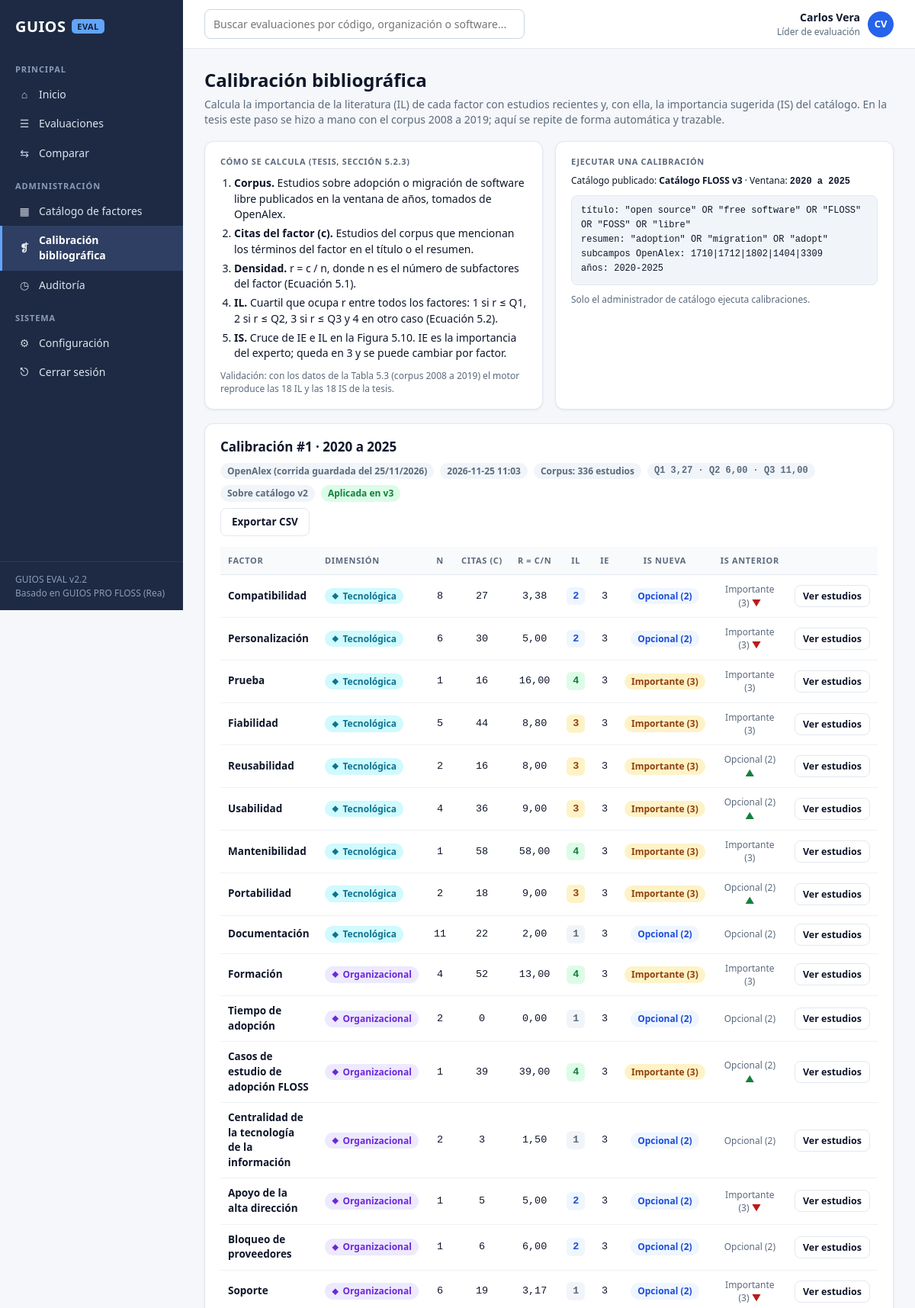
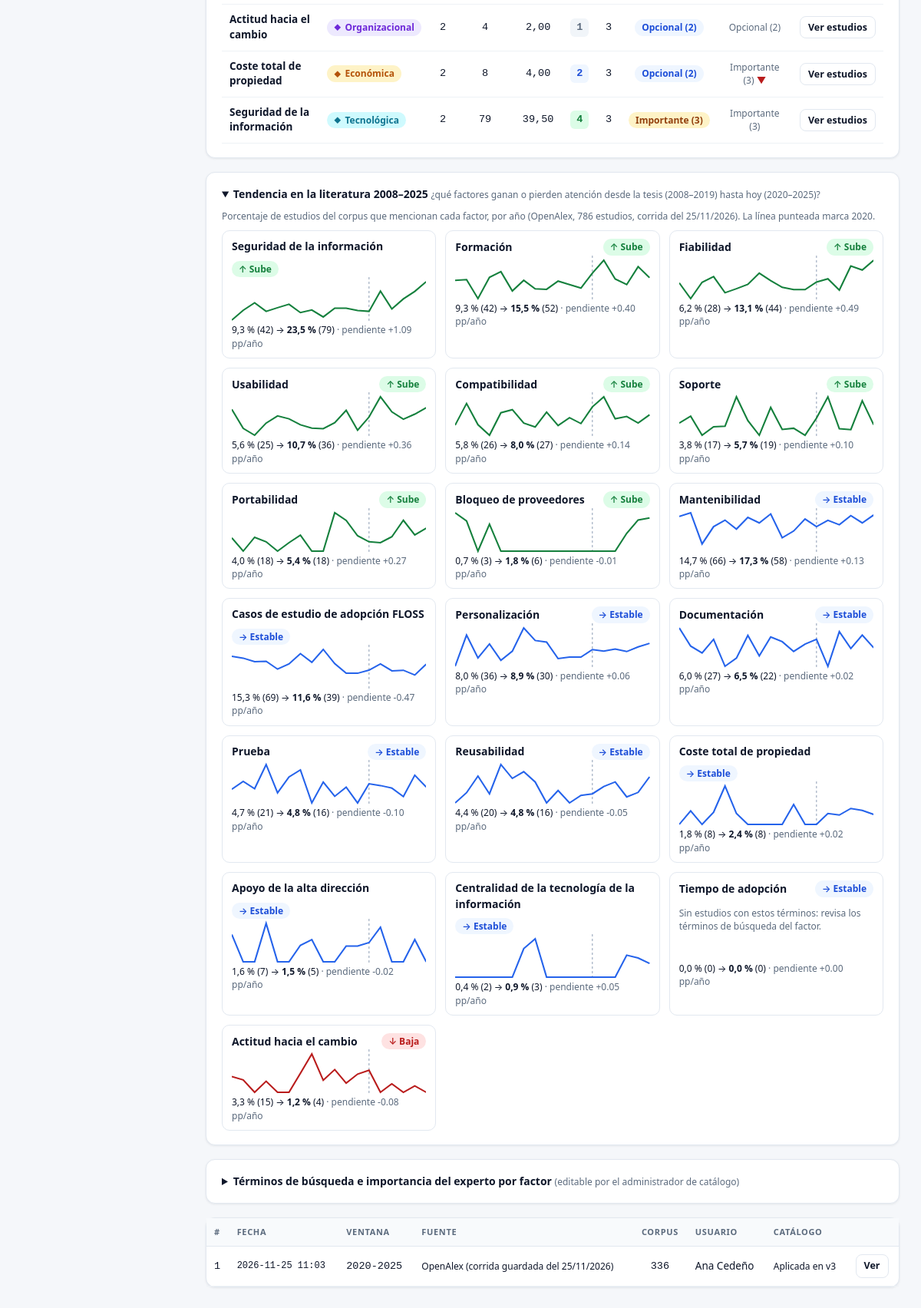
The app's page /literatura (signed in) with its own data (2 pictures, top to bottom).
### tables this page shows
CREATE TABLE usuarios (
  id INTEGER PRIMARY KEY AUTOINCREMENT,
  nombre TEXT NOT NULL,
  correo TEXT NOT NULL UNIQUE,
  clave TEXT NOT NULL,
  rol TEXT NOT NULL,
  activo INTEGER NOT NULL DEFAULT 1,
  creado TEXT NOT NULL
, foto TEXT, estado TEXT NOT NULL DEFAULT 'activo', rol_solicitado TEXT, cambiar_clave INTEGER NOT NULL DEFAULT 0, motivo_rechazo TEXT);

CREATE TABLE catalogos (
  id INTEGER PRIMARY KEY AUTOINCREMENT,
  nombre TEXT NOT NULL,
  version INTEGER NOT NULL,
  estado TEXT NOT NULL DEFAULT 'borrador',
  nota TEXT,
  creado TEXT NOT NULL,
  publicado TEXT
);

CREATE TABLE configuracion (
  clave TEXT PRIMARY KEY,
  valor TEXT NOT NULL
);

CREATE TABLE calibraciones (
  id INTEGER PRIMARY KEY AUTOINCREMENT,
  fecha TEXT NOT NULL,
  usuario_id INTEGER REFERENCES usuarios(id),
  catalogo_id INTEGER REFERENCES catalogos(id),
  desde INTEGER NOT NULL,
  hasta INTEGER NOT NULL,
  fuente TEXT NOT NULL,
  corpus INTEGER,
  umbrales TEXT,
  resultado TEXT NOT NULL,
  aplicada_en INTEGER REFERENCES catalogos(id)
);

CREATE TABLE factores (
  id INTEGER PRIMARY KEY AUTOINCREMENT,
  catalogo_id INTEGER NOT NULL REFERENCES catalogos(id) ON DELETE CASCADE,
  nombre TEXT NOT NULL,
  dimension TEXT NOT NULL,
  is_valor INTEGER NOT NULL,
  alcance TEXT NOT NULL,
  descripcion TEXT,
  activo INTEGER NOT NULL DEFAULT 1,
  orden INTEGER NOT NULL DEFAULT 0
, ie INTEGER, il INTEGER, citas INTEGER, calibracion_id INTEGER);

### guios/app.py (the view)
@app.route("/literatura")
@login_requerido()
def literatura_view():
    con = get_db()
    cat = catalogo_publicado(con)
    pers = terminos_personalizados(con)
    factores = []
    for f in con.execute("SELECT f.*, (SELECT COUNT(*) FROM subfactores s WHERE s.factor_id=f.id AND s.activo=1) n "
                         "FROM factores f WHERE f.catalogo_id=? AND f.activo=1 ORDER BY orden, id", (cat["id"],)):
        p = pers.get(f["nombre"])
        factores.append({"nombre": f["nombre"], "dimension": f["dimension"], "n": f["n"],
                         "terminos": p["terminos"] if p else literatura.terminos_de(f["nombre"]),
                         "ie": p["ie"] if p else (f["ie"] or 3), "is_actual": f["is_valor"]})
    corridas = con.execute("SELECT c.*, u.nombre usuario, k.version cat_version, a.version apl_version "
                           "FROM calibraciones c LEFT JOIN usuarios u ON u.id=c.usuario_id "
                           "LEFT JOIN catalogos k ON k.id=c.catalogo_id LEFT JOIN catalogos a ON a.id=c.aplicada_en "
                           "ORDER BY c.id DESC").fetchall()
    sel = request.args.get("c", type=int) or (corridas[0]["id"] if corridas else None)
    actual = None
    if sel:
        r = con.execute("SELECT c.*, k.version cat_version, a.version apl_version FROM calibraciones c "
                        "LEFT JOIN catalogos k ON k.id=c.catalogo_id LEFT JOIN catalogos a ON a.id=c.aplicada_en "
                        "WHERE c.id=?", (sel,)).fetchone()
        actual = cargar_calibracion(r) if r else None
    return render_template("literatura.html", cat=cat, factores=factores, corridas=corridas, actual=actual,
                           tendencia=datos_tendencia([f["nombre"] for f in factores]),
                           desde=db.config(con, "lit_desde", "2020"), hasta=db.config(con, "lit_hasta", "2025"),
                           gestiona=con_rol("admin_catalogo"), corpus_titulo=literatura.CORPUS_TITULO,
                           corpus_resumen=literatura.CORPUS_RESUMEN, subcampos=literatura.SUBCAMPOS)

### guios/app.py (called while the page is built)
def get_db():
    if "con" not in g:
        g.con = db.conectar()
    return g.con

@app.teardown_appcontext
def cerrar_db(exc):
    con = g.pop("con", None)
    if con is not None:
        con.close()

@app.before_request
def cargar_usuario():
    g.user = None
    uid = session.get("uid")
    if uid:
        g.user = get_db().execute("SELECT * FROM usuarios WHERE id=? AND activo=1", (uid,)).fetchone()
        session.permanent = True

@app.before_request
def proteger_cuenta():
    if not g.user or request.endpoint in LIBRES:
        return None
    if g.user["estado"] == "pendiente_aprobacion" and request.endpoint not in ("pendiente", "perfil_foto"):
        return redirect(url_for("pendiente"))
    if g.user["estado"] == "activo" and g.user["cambiar_clave"] and request.endpoint != "cambiar_clave":
        return redirect(url_for("cambiar_clave"))
    return None

def login_requerido(*roles):
    def deco(fn):
        @wraps(fn)
        def wrapper(*a, **kw):
            if g.user is None:
                return redirect(url_for("login", next=request.path))
            if roles and g.user["rol"] not in roles and g.user["rol"] != "admin":
                flash("Tu rol no tiene permiso para esta acción.", "error")
                return redirect(url_for("panel"))
            return fn(*a, **kw)
        return wrapper
    return deco

@app.context_processor
def globales():
    return {"ROLES": db.ROLES, "NOMBRE_ROL": dict(db.ROLES, sin_rol="Sin rol (pendiente)"),
            "ESTADOS": ESTADOS_EVAL, "DECISIONES": DECISIONES,
            "NIVELES": engine.NIVELES, "NIVELES_PS": engine.NIVELES_PS, "DIMENSIONES": DIMENSIONES}

@app.template_filter("num")
def fmt_num(v, d=2):
    return "-" if v is None else f"{v:.{d}f}".replace(".", ",")

def con_rol(*roles):
    return g.user["rol"] in roles or g.user["rol"] == "admin"

def catalogo_publicado(con):
    return con.execute("SELECT * FROM catalogos WHERE estado='publicado' ORDER BY version DESC").fetchone()

def terminos_personalizados(con):
    return {r["nombre"]: r for r in con.execute("SELECT * FROM terminos_factor")}

def cargar_calibracion(row):
    return dict(row, filas=json.loads(row["resultado"]), umbrales=json.loads(row["umbrales"] or "[0,0,0]"))

### guios/base_datos.py (called while the page is built)
def conectar(path=None):
    con = sqlite3.connect(path or DB_PATH)
    con.row_factory = sqlite3.Row
    con.execute("PRAGMA foreign_keys = ON")
    return con

### guios/templates/literatura.html (shortened to what this page needs)
{% extends 'base.html' %}{% block title %}Calibración bibliográfica{% endblock %}
{% block content %}
<div class="head">
  <div><h1>Calibración bibliográfica</h1><div class="muted">Calcula la importancia de la literatura (IL) de cada factor con estudios recientes y, con ella, la importancia sugerida (IS) del catálogo. En la tesis este paso se hizo a mano con el corpus 2008 a 2019; aquí se repite de forma automática y trazable.</div></div>
</div>
<div class="grid g2">
  <div class="card">
    <div class="upper">Cómo se calcula (tesis, Sección 5.2.3)</div>
    <ol class="pasos-lit">
      <li><b>Corpus.</b> Estudios sobre adopción o migración de software libre publicados en la ventana de años, tomados de OpenAlex.</li>
      <li><b>Citas del factor (c).</b> Estudios del corpus que mencionan los términos del factor en el título o el resumen.</li>
      <li><b>Densidad.</b> r = c / n, donde n es el número de subfactores del factor (Ecuación 5.1).</li>
      <li><b>IL.</b> Cuartil que ocupa r entre todos los factores: 1 si r ≤ Q1, 2 si r ≤ Q2, 3 si r ≤ Q3 y 4 en otro caso (Ecuación 5.2).</li>
      <li><b>IS.</b> Cruce de IE e IL en la Figura 5.10. IE es la importancia del experto; queda en 3 y se puede cambiar por factor.</li>
    </ol>
    <div class="small muted">Validación: con los datos de la Tabla 5.3 (corpus 2008 a 2019) el motor reproduce las 18 IL y las 18 IS de la tesis.</div>
  </div>
  <div class="card">
    <div class="upper">Ejecutar una calibración</div>
    <p class="small" style="margin:8px 0">Catálogo publicado: <b>{{ cat.nombre }} v{{ cat.version }}</b> · Ventana: <b class="mono">{{ desde }} a {{ hasta }}</b></p>
    <div class="formula small mono">título: {{ corpus_titulo }}<br>resumen: {{ corpus_resumen }}<br>subcampos OpenAlex: {{ subcampos }}<br>años: {{ desde }}-{{ hasta }}</div>
    {% if gestiona %}
    <div class="acciones" style="margin-top:12px">
      <form method="post" action="{{ url_for('literatura_ejecutar') }}" onsubmit="this.querySelector('button').textContent='Consultando OpenAlex... (unos 30 s)';this.querySelector('button').disabled=true"><input type="hidden" name="modo" value="vivo"><button class="btn pri">Consultar OpenAlex en vivo</button></form>
      <form method="post" action="{{ url_for('literatura_ejecutar') }}"><input type="hidden" name="modo" value="guardado"><button class="btn">Usar corrida guardada 2020-2025</button></form>
    </div>
    <div class="small muted" style="margin-top:8px">La consulta en vivo necesita internet. La corrida guardada es la consulta real del 25/11/2026 y sirve para trabajar sin conexión.</div>
    {% else %}<div class="small muted" style="margin-top:10px">Solo el administrador de catálogo ejecuta calibraciones.</div>{% endif %}
  </div>
</div>
{% if actual %}
{% set u = actual.umbrales %}
<div class="card">
  <div class="acciones" style="justify-content:space-between;align-items:flex-start">
    <div><h2 style="margin:0">Calibración #{{ actual.id }} · {{ actual.desde }} a {{ actual.hasta }}</h2>
      <div class="acciones" style="margin-top:8px">
        <span class="chip">{{ actual.fuente }}</span><span class="chip">{{ actual.fecha }}</span>
        <span class="chip">Corpus: {{ actual.corpus }} estudios</span>
        <span class="chip mono">Q1 {{ u[0]|num }} · Q2 {{ u[1]|num }} · Q3 {{ u[2]|num }}</span>
        <span class="chip">Sobre catálogo v{{ actual.cat_version }}</span>
        {% if actual.aplicada_en %}<span class="chip publicado">Aplicada en v{{ actual.apl_version }}</span>{% endif %}
      </div></div>
    <div class="acciones">
      <a class="btn" href="{{ url_for('literatura_csv', cid=actual.id) }}">Exportar CSV</a>
    </div>
  </div>
  <table class="t" style="margin-top:14px">
    <tr><th>Factor</th><th>Dimensión</th><th class="c">n</th><th class="c">Citas (c)</th><th class="c">r = c/n</th><th class="c">IL</th><th class="c">IE</th><th class="c">IS nueva</th><th class="c">IS anterior</th><th></th></tr>
    {% for x in actual.filas %}
    <tr>
      <td><b>{{ x.nombre }}</b></td><td><span class="chip dim-{{ x.dimension }}">{{ x.dimension }}</span></td>
      <td class="c mono">{{ x.n }}</td><td class="c mono">{{ x.citas }}</td><td class="c mono">{{ x.r|num }}</td>
      <td class="c"><span class="nivel n{{ x.il }}">{{ x.il }}</span></td><td class="c mono">{{ x.ie }}</td>
      <td class="c"><span class="chip niv{{ x.is_nueva }}">{{ NIVELES[x.is_nueva] }} ({{ x.is_nueva }})</span></td>
      <td class="c small muted">{{ NIVELES[x.is_anterior] }} ({{ x.is_anterior }}){% if x.is_nueva > x.is_anterior %} <b class="sube">▲</b>{% elif x.is_nueva < x.is_anterior %} <b class="baja">▼</b>{% endif %}</td>
      <td><button class="btn sm" type="button" onclick="var d=document.getElementById('docs{{ loop.index }}');d.hidden=!d.hidden">Ver estudios</button></td>
    </tr>
    {% endfor %}
  </table>
</div>
{% endif %}
{% if tendencia %}
<details class="card" id="tendencia" open>
  <summary><b>Tendencia en la literatura {{ tendencia.desde }}–{{ tendencia.hasta }}</b> <span class="small muted">¿qué factores ganan o pierden atención desde la tesis (2008–2019) hasta hoy (2020–2025)?</span></summary>
  <div class="acciones" style="justify-content:space-between;margin:10px 0">
    <span class="small muted">Porcentaje de estudios del corpus que mencionan cada factor, por año (OpenAlex, {{ tendencia.corpus_total }} estudios, corrida del {{ tendencia.fecha }}). La línea punteada marca 2020.</span>
  </div>
  <div class="tend">
  {% for t in tendencia.filas %}<div class="item">
    <div class="acciones" style="justify-content:space-between"><b>{{ t.nombre }}</b><span class="chip {{ 'ok' if t.etiqueta=='Sube' else 'mal' if t.etiqueta=='Baja' else 'info' }}">{{ '↑' if t.etiqueta=='Sube' else '↓' if t.etiqueta=='Baja' else '→' }} {{ t.etiqueta }}</span></div>
    {% if t.n_anterior + t.n_reciente == 0 %}<p class="small muted" style="height:60px">Sin estudios con estos términos: revisa los términos de búsqueda del factor.</p>{% else %}
    <svg viewBox="0 0 240 60" preserveAspectRatio="none"><line x1="{{ t.corte_x }}" y1="0" x2="{{ t.corte_x }}" y2="60" stroke="#94a3b8" stroke-dasharray="3 3"/><polyline points="{{ t.puntos }}" fill="none" stroke="{{ '#15803d' if t.etiqueta=='Sube' else '#b91c1c' if t.etiqueta=='Baja' else '#2563eb' }}" stroke-width="2"/></svg>{% endif %}
    <div class="small">{{ t.pct_anterior|num(1) }} % ({{ t.n_anterior }}) → <b>{{ t.pct_reciente|num(1) }} %</b> ({{ t.n_reciente }}) <span class="muted">· pendiente {{ '%+.2f'|format(t.pendiente) }} pp/año</span></div>
  </div>{% endfor %}
  </div>
</details>
{% endif %}
<details class="card"{% if not actual %} open{% endif %}>
  <summary><b>Términos de búsqueda e importancia del experto por factor</b> <span class="small muted">(editable por el administrador de catálogo)</span></summary>
</details>
{% if corridas %}
<div class="card" style="padding:0">
  <table class="t"><tr><th>#</th><th>Fecha</th><th>Ventana</th><th>Fuente</th><th class="c">Corpus</th><th>Usuario</th><th>Catálogo</th><th></th></tr>
  {% for c in corridas %}<tr><td class="mono">{{ c.id }}</td><td class="mono small">{{ c.fecha }}</td><td class="mono">{{ c.desde }}-{{ c.hasta }}</td><td class="small">{{ c.fuente }}</td><td class="c mono">{{ c.corpus }}</td><td>{{ c.usuario }}</td>
    <td class="small">{% if c.aplicada_en %}Aplicada en v{{ c.apl_version }}{% else %}Sin aplicar{% endif %}</td><td><a class="btn sm" href="?c={{ c.id }}">Ver</a></td></tr>{% endfor %}
  </table>
</div>
{% endif %}
{% endblock %}

### guios/templates/base.html (shortened to what this page needs)
<!doctype html>
<html lang="es">
<head>
<link rel="stylesheet" href="{{ url_for('static', filename='css/app.css') }}">
</head>
<body>
{% set ep = request.endpoint %}
<div class="shell">
  <aside class="side">
    <div class="brand">GUIOS <span class="tag">EVAL</span></div>
    <div class="nav">
      <div class="nav-grp">PRINCIPAL</div>
      <a href="{{ url_for('panel') }}" class="{{ 'on' if ep=='panel' }}"><span class="ico">⌂</span>Inicio</a>
      <a href="{{ url_for('evaluaciones') }}" class="{{ 'on' if ep in ['evaluaciones','nueva_evaluacion','paso1','paso2','paso3','paso4','participantes_view'] }}"><span class="ico">☰</span>Evaluaciones</a>
      <a href="{{ url_for('comparar') }}" class="{{ 'on' if ep=='comparar' }}"><span class="ico">⇆</span>Comparar</a>
      <div class="nav-grp">ADMINISTRACIÓN</div>
      <a href="{{ url_for('catalogo') }}" class="{{ 'on' if ep=='catalogo' }}"><span class="ico">▦</span>Catálogo de factores</a>
      <a href="{{ url_for('literatura_view') }}" class="{{ 'on' if ep=='literatura_view' }}"><span class="ico">❡</span>Calibración bibliográfica</a>
      {% if g.user.rol in ['admin','auditor','revisor','lider'] %}
      <a href="{{ url_for('auditoria') }}" class="{{ 'on' if ep=='auditoria' }}"><span class="ico">◷</span>Auditoría</a>
      {% endif %}
      <div class="nav-grp">SISTEMA</div>
      <a href="{{ url_for('configuracion') }}" class="{{ 'on' if ep=='configuracion' }}"><span class="ico">⚙</span>Configuración</a>
      <a href="{{ url_for('salir') }}"><span class="ico">⎋</span>Cerrar sesión</a>
    </div>
    <div class="bottom">GUIOS EVAL v2.2<br>Basado en GUIOS PRO FLOSS (Rea)</div>
  </aside>
  <div class="main">
    <header class="top">
      <form action="{{ url_for('evaluaciones') }}"><input type="text" name="q" placeholder="Buscar evaluaciones por código, organización o software..." aria-label="Buscar"></form>
      <div class="pill">
        <div style="text-align:right"><div style="font-weight:600">{{ g.user.nombre }}</div><div class="small muted">{{ NOMBRE_ROL[g.user.rol] }}</div></div>
        {% if g.user.foto %}<img class="avatar foto" src="{{ url_for('foto_usuario', uid=g.user.id) }}?v={{ g.user.foto }}" alt="Foto de perfil">
        {% else %}<div class="avatar">{{ g.user.nombre.split()[0][0] }}{{ g.user.nombre.split()[-1][0] }}</div>{% endif %}
      </div>
    </header>
    <main class="content">
      {% block content %}{% endblock %}
    </main>
  </div>
</div>
</body>
</html>

### records on screen
usuarios: user.nombre "Carlos Vera", rol "Líder de evaluación", user.nombre "C", user.nombre "V"
catalogos: nombre "Catálogo FLOSS", version "3", apl_version "3"
configuracion: valor "2020"
configuracion: valor "2025"
calibraciones: id "1", desde "2020", hasta "2025", fuente "OpenAlex (corrida guardada del 25/11/2026)", fecha "2026-11-25 11:03", corpus "336", usuario "Ana Cedeño", apl_version "3"
catalogos: cat_version "2"
factores: nombre "Compatibilidad", dimension "Tecnológica", n "8", citas "27", r|num "3,38", il "2", ie "3", NIVELES "Opcional", is_nueva "2", NIVELES "Importante", is_anterior "3", etiqueta "↑", etiqueta "Sube", pct_anterior|num "5,8", n_anterior "26", pct_reciente|num "8,0", n_reciente "27", pendiente "+0.14"
factores: nombre "Personalización", dimension "Tecnológica", n "6", citas "30", r|num "5,00", il "2", ie "3", NIVELES "Opcional", is_nueva "2", NIVELES "Importante", is_anterior "3", etiqueta "→", etiqueta "Estable", pct_anterior|num "8,0", n_anterior "36", pct_reciente|num "8,9", n_reciente "30", pendiente "+0.06"
factores: nombre "Prueba", dimension "Tecnológica", n "1", citas "16", r|num "16,00", il "4", ie "3", NIVELES "Importante", is_nueva "3", is_anterior "3", etiqueta "→", etiqueta "Estable", pct_anterior|num "4,7", n_anterior "21", pct_reciente|num "4,8", n_reciente "16", pendiente "-0.10"
factores: nombre "Fiabilidad", dimension "Tecnológica", n "5", citas "44", r|num "8,80", il "3", ie "3", NIVELES "Importante", is_nueva "3", is_anterior "3", etiqueta "↑", etiqueta "Sube", pct_anterior|num "6,2", n_anterior "28", pct_reciente|num "13,1", n_reciente "44", pendiente "+0.49"
factores: nombre "Mantenibilidad", dimension "Tecnológica", n "1", citas "58", r|num "58,00", il "4", ie "3", NIVELES "Importante", is_nueva "3", is_anterior "3", etiqueta "→", etiqueta "Estable", pct_anterior|num "14,7", n_anterior "66", pct_reciente|num "17,3", n_reciente "58", pendiente "+0.13"
factores: nombre "Documentación", dimension "Tecnológica", n "11", citas "22", r|num "2,00", il "1", ie "3", NIVELES "Opcional", is_nueva "2", is_anterior "2", etiqueta "→", etiqueta "Estable", pct_anterior|num "6,0", n_anterior "27", pct_reciente|num "6,5", n_reciente "22", pendiente "+0.02"
factores: nombre "Formación", dimension "Organizacional", n "4", citas "52", r|num "13,00", il "4", ie "3", NIVELES "Importante", is_nueva "3", is_anterior "3", etiqueta "↑", etiqueta "Sube", pct_anterior|num "9,3", n_anterior "42", pct_reciente|num "15,5", n_reciente "52", pendiente "+0.40"
factores: nombre "Tiempo de adopción", dimension "Organizacional", n "2", citas "0", r|num "0,00", il "1", ie "3", NIVELES "Opcional", is_nueva "2", is_anterior "2", etiqueta "→", etiqueta "Estable", shows "Sin estudios con estos términos: revisa los términos de búsqueda del factor.", pct_anterior|num "0,0", n_anterior "0", pct_reciente|num "0,0", n_reciente "0", pendiente "+0.00"
factores: nombre "Casos de estudio de adopción FLOSS", dimension "Organizacional", n "1", citas "39", r|num "39,00", il "4", ie "3", NIVELES "Importante", is_nueva "3", NIVELES "Opcional", is_anterior "2", etiqueta "→", etiqueta "Estable", pct_anterior|num "15,3", n_anterior "69", pct_reciente|num "11,6", n_reciente "39", pendiente "-0.47"
factores: nombre "Centralidad de la tecnología de la información", dimension "Organizacional", n "2", citas "3", r|num "1,50", il "1", ie "3", NIVELES "Opcional", is_nueva "2", is_anterior "2", etiqueta "→", etiqueta "Estable", pct_anterior|num "0,4", n_anterior "2", pct_reciente|num "0,9", n_reciente "3", pendiente "+0.05"
factores: nombre "Apoyo de la alta dirección", dimension "Organizacional", n "1", citas "5", r|num "5,00", il "2", ie "3", NIVELES "Opcional", is_nueva "2", NIVELES "Importante", is_anterior "3", etiqueta "→", etiqueta "Estable", pct_anterior|num "1,6", n_anterior "7", pct_reciente|num "1,5", n_reciente "5", pendiente "-0.02"
factores: nombre "Bloqueo de proveedores", dimension "Organizacional", n "1", citas "6", r|num "6,00", il "2", ie "3", NIVELES "Opcional", is_nueva "2", is_anterior "2", etiqueta "↑", etiqueta "Sube", pct_anterior|num "0,7", n_anterior "3", pct_reciente|num "1,8", n_reciente "6", pendiente "-0.01"
factores: nombre "Soporte", dimension "Organizacional", n "6", citas "19", r|num "3,17", il "1", ie "3", NIVELES "Opcional", is_nueva "2", NIVELES "Importante", is_anterior "3", etiqueta "↑", etiqueta "Sube", pct_anterior|num "3,8", n_anterior "17", pct_reciente|num "5,7", n_reciente "19", pendiente "+0.10"
factores: nombre "Actitud hacia el cambio", dimension "Organizacional", n "2", citas "4", r|num "2,00", il "1", ie "3", NIVELES "Opcional", is_nueva "2", is_anterior "2", etiqueta "↓", etiqueta "Baja", pct_anterior|num "3,3", n_anterior "15", pct_reciente|num "1,2", n_reciente "4", pendiente "-0.08"
factores: nombre "Coste total de propiedad", dimension "Económica", n "2", citas "8", r|num "4,00", il "2", ie "3", NIVELES "Opcional", is_nueva "2", NIVELES "Importante", is_anterior "3", etiqueta "→", etiqueta "Estable", pct_anterior|num "1,8", n_anterior "8", pct_reciente|num "2,4", n_reciente "8", pendiente "+0.02"
factores: nombre "Seguridad de la información", dimension "Tecnológica", n "2", citas "79", r|num "39,50", il "4", ie "3", NIVELES "Importante", is_nueva "3", is_anterior "3", etiqueta "↑", etiqueta "Sube", pct_anterior|num "9,3", n_anterior "42", pct_reciente|num "23,5", n_reciente "79", pendiente "+1.09"
factores: nombre "Usabilidad", etiqueta "↑", etiqueta "Sube", pct_anterior|num "5,6", n_anterior "25", pct_reciente|num "10,7", n_reciente "36", pendiente "+0.36"
factores: nombre "Portabilidad", etiqueta "↑", etiqueta "Sube", pct_anterior|num "4,0", n_anterior "18", pct_reciente|num "5,4", n_reciente "18", pendiente "+0.27"
factores: nombre "Reusabilidad", etiqueta "→", etiqueta "Estable", pct_anterior|num "4,4", n_anterior "20", pct_reciente|num "4,8", n_reciente "16", pendiente "-0.05"

### other values on screen
{{ corpus_titulo }} "\"open source\" OR \"free software\" OR \"FLOSS\" OR \"FOSS\" OR \"libre\""
{{ corpus_resumen }} "\"adoption\" OR \"migration\" OR \"adopt\""
{{ subcampos }} "1710|1712|1802|1404|3309"
{{ u[0]|num }} "3,27"
{{ u[1]|num }} "6,00"
{{ u[2]|num }} "11,00"
{{ x.nombre }} "Reusabilidad" "Usabilidad" "Portabilidad"
{{ x.dimension }} "Tecnológica" "Tecnológica" "Tecnológica"
{{ x.n }} "2" "4" "2"
{{ x.citas }} "16" "36" "18"
{{ x.r|num }} "8,00" "9,00" "9,00"
{{ x.il }} "3" "3" "3"
{{ x.ie }} "3" "3" "3"
{{ NIVELES[x.is_nueva] }} "Importante" "Importante" "Importante"
{{ x.is_nueva }} "3" "3" "3"
